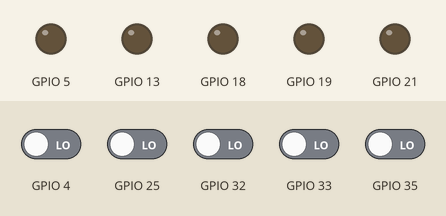
Simulated run of this program. Board: ESP32 board running MicroPython. On the bench: output pins drawn as LEDs (lit = HIGH). Inputs (shaded band) come from the test bench; at power-on: GPIO 4, GPIO 25, GPIO 32, GPIO 33, GPIO 35 LOW.

Above: at 1.2 s.
1.3 s: GPIO 4 driven HIGH
At 3.2 s:
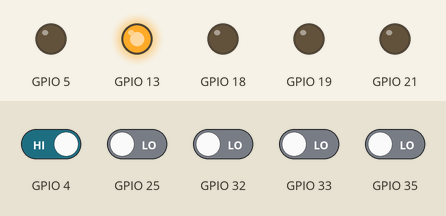
3.5 s: GPIO 25 driven HIGH
At 4.4 s:
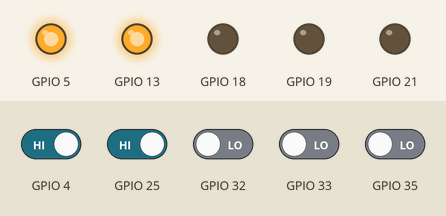
5.0 s: GPIO 32 driven HIGH
At 5.6 s:
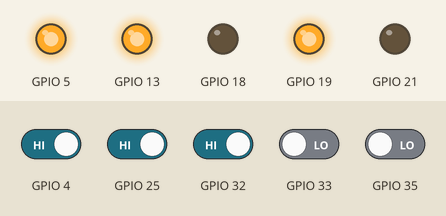
6.5 s: GPIO 33 driven HIGH
At 7.7 s:
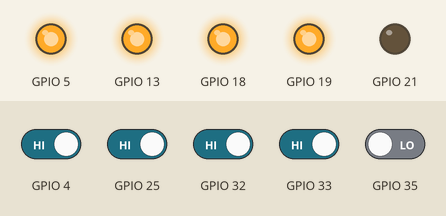
8.0 s: GPIO 35 driven HIGH
At 9.0 s:
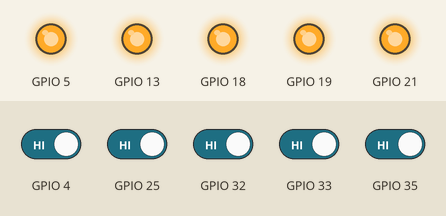
9.5 s: GPIO 4 driven LOW
At 10.6 s:
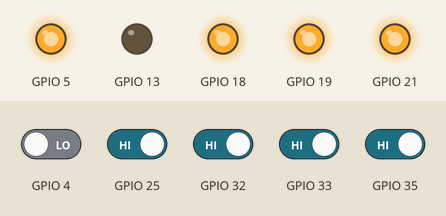
Timing chart, 0 to 12.5 s (numbered marks = the images above; inputs shaded):
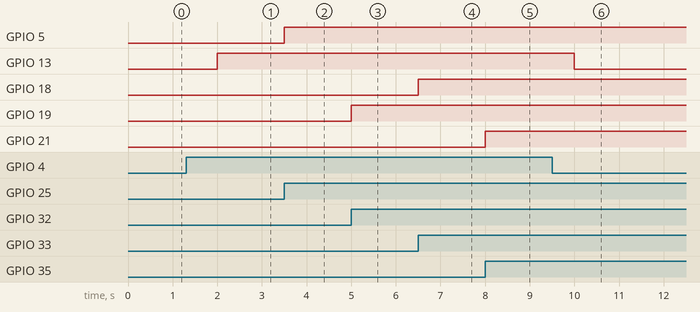

The program:

repeter.py
```python
import machine
from machine import Pin
#import time
import esp
#import esp32
from machine import Timer

machine.freq(160000000)
esp.osdebug(None)

pR0g1, pR1g1, pR2g1, pR3g1 = Pin(25 ,Pin.IN),Pin(33 ,Pin.IN),Pin(32 ,Pin.IN),Pin(35 ,Pin.IN)
pR0g2, pR1g2, pR2g2, pR3g2 = Pin(5 ,Pin.OUT),Pin(18 ,Pin.OUT),Pin(19 ,Pin.OUT),Pin(21 ,Pin.OUT)
Button, GPIO_R3_Button = Pin(4, Pin.IN), Pin(13, Pin.OUT)

def repeter_g1tog2():
    pR0g2.value(pR0g1.value())
    pR1g2.value(pR1g1.value())
    pR2g2.value(pR2g1.value())
    pR3g2.value(pR3g1.value())

def repeter_button():
    if Button.value() == 1:
        GPIO_R3_Button.value(1)
    else:
        GPIO_R3_Button.value(0)

timer1 = Timer(-1)
timer2 = Timer(-2)
timer1.init(period=250, mode=Timer.PERIODIC, callback= lambda t:repeter_g1tog2())
timer2.init(period=1000, mode=Timer.PERIODIC, callback= lambda t:repeter_button())
```

Measured:
- after the input at 1.3 s, GPIO 13: LOW → HIGH after 0.70 s
- after the input at 3.5 s, GPIO 5: LOW → HIGH at once
- after the input at 5.0 s, GPIO 19: LOW → HIGH at once
- after the input at 6.5 s, GPIO 18: LOW → HIGH at once
- after the input at 8.0 s, GPIO 21: LOW → HIGH at once
- after the input at 9.5 s, GPIO 13: HIGH → LOW after 0.50 s
